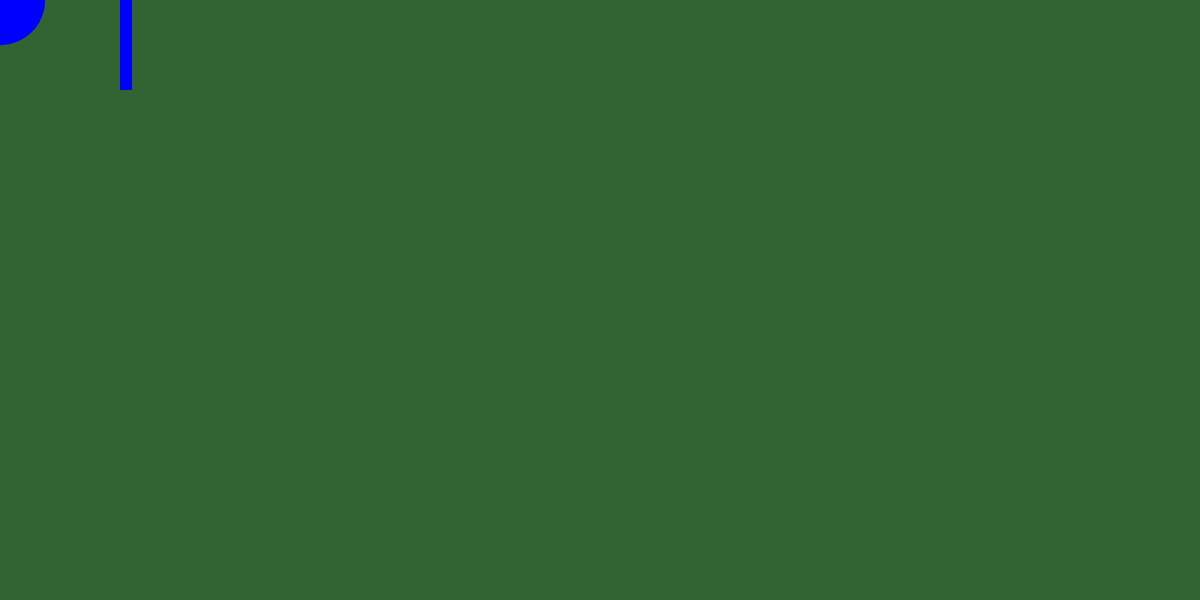
Frame 1 (no input)
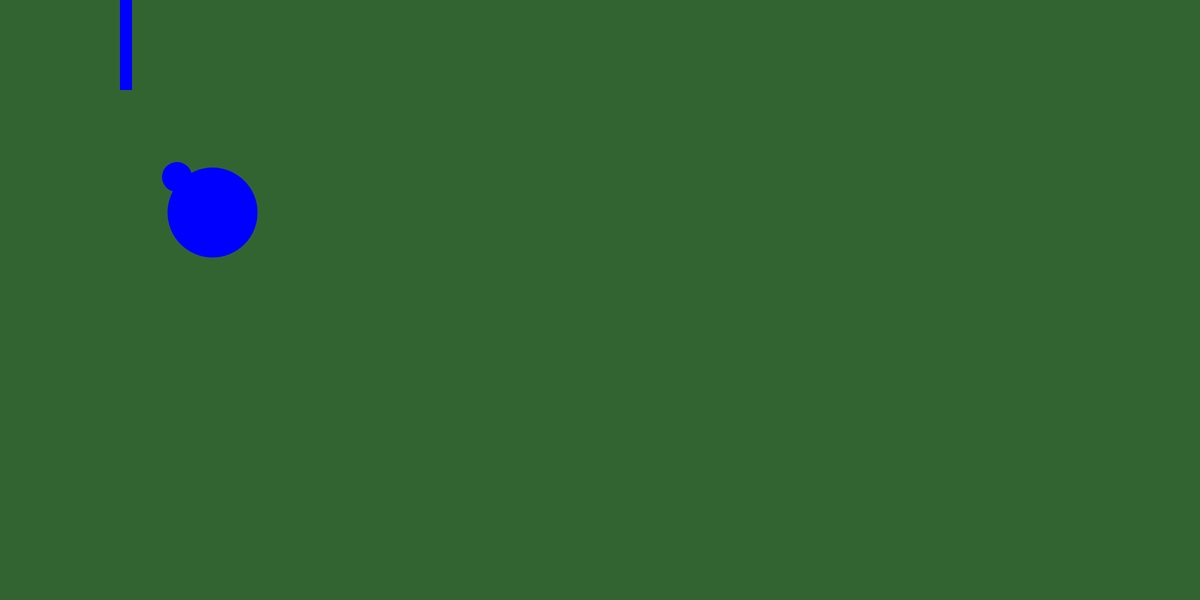
Frame 60 (no input)
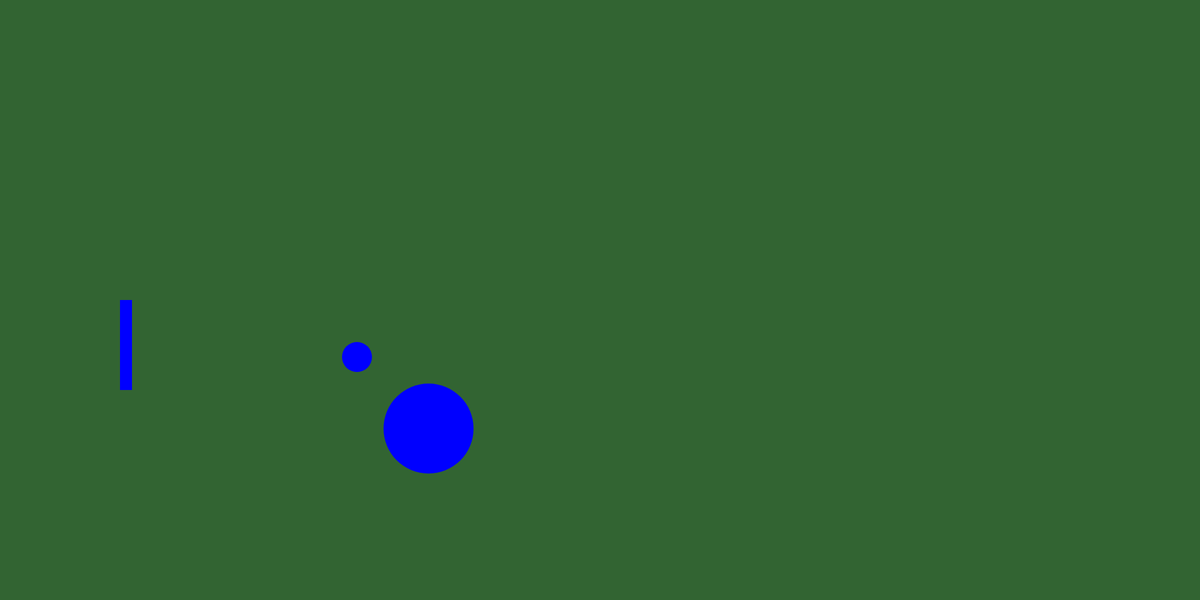
Frame 120 (the mouse pressed at the canvas centre since frame 60)

The p5.js sketch that drew these frames (run headless with seeded random() and noise() and a simulated clock; from frame 60 on, the mouse is pressed at the canvas centre):

// p5.js sketch
// ── sketch.js
var x = 0;
var y = 0;
var x2 = 0.25;
var y2 = 0.25;
var speed = {
  x:5,
  y:5,
}
var value = 0

function setup () {
  createCanvas(2000, 1000)
}
function isInWidth(ballX) {
  if (ballX > (width - 50)) {
    speed.x = -5;
  } else if (ballX < 0) {
    speed.x = 5;
  }
}

function isInHeight(ballY) {
  if (ballY > (height - 50)) {
    speed.y = -5;
  } else if (ballY < 0) {
    speed.y = 5;
  }
}

function isInWidth2(ballX2) {
  if (ballX2 > (width - 50)) {
    speed.x2 = -5;
  } else if (ballX2 < 0) {
    speed.x2 = 5;
  }
}

function isInHeight2(ballY2) {
  if (ballY2 > (height - 50)) {
    speed.y = -5;
  } else if (ballY2 < 0) {
    speed.y = 5;
  }
}

function draw() {
  noStroke();
  background(50, 100, 50)
  fill(0, 0, 255);
  ellipse(x, y, 50, 50);
  fill(0, 0, 255);
  noStroke();
  ellipse(x2, y2, 150, 150);
  rect(200, mouseY, 20, 150);
  var isInY = (y > mouseY) && (y < (mouseY + 150))
  var isInX = (x > 170) && (x < 250)
  // is in the frame
  isInWidth(x);
  isInHeight(y);
  isInWidth2(x2);
  isInHeight2(y2);


if (isInX && isInY) {
  speed.x = -speed.x;
}
  y = y + speed.y;
  x = x + speed.x;

  y2 = y2 + speed.y + 1;
  x2 = x2 + speed.x + 1;

  // Has collided with the paddle
}

function keyPressed() {
  if (keyCode === LEFT_ARROW) {
    speed.x = speed.x - 1;
  } else if (keyCode === RIGHT_ARROW) {
    speed.x = speed.x + 1;
  } if (keyCode === DOWN_ARROW) {
    speed.y = speed.y - 1;
  } else if (keyCode === UP_ARROW) {
    speed.y = speed.y + 1;
  }
}
